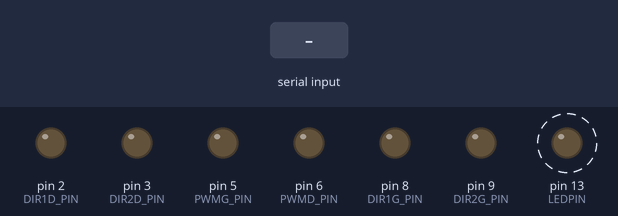
Bench run of a sketch on a simulated Arduino Uno, built with avr-gcc and run on an emulated ATmega328P. Shown: output pins drawn as LEDs (lit = HIGH). Dashed ring = blinking. Inputs (shaded band) come from the test bench.

Above: at 1.7 s.
2.5 s: "1" received over the second serial link
At 3.12 s:
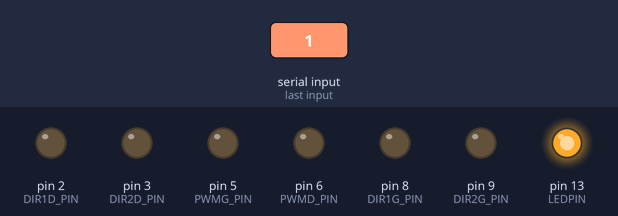
At 3.7 s:
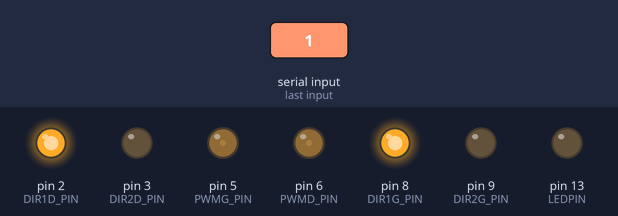
Timing chart, 0 to 12.0 s (numbered marks = the images above; inputs shaded):
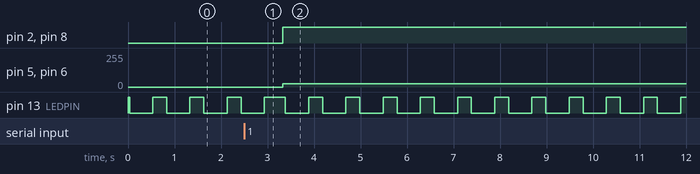

The sketch:

voiture1.ino
```cpp
#include <SoftwareSerial.h>
#define ACCELERE 49 // '1'
#define RALENTI  50
#define STOP     51
#define AVANT    52
#define ARRIERE  53
#define GAUCHE   54
#define DROITE   55
#define VITESSE_MAX 100
#define DIRECT_MAX 10

// VITESSE ET SENSMOTEUR
#define PWMG_PIN     5
#define PWMD_PIN     6
#define DIR1G_PIN    8
#define DIR2G_PIN    9
#define DIR1D_PIN    2
#define DIR2D_PIN    3
#define LEDPIN       13
SoftwareSerial SerialVoiture(10, 11); // RX, TX
int BluetoothData;
int vitesse=0;
int sens=1;
int direct=0;
void setup() {
  SerialVoiture.begin(9600);
  pinMode(LEDPIN, OUTPUT);
  pinMode(PWMG_PIN, OUTPUT);
  pinMode(PWMD_PIN, OUTPUT);
  pinMode(DIR1G_PIN, OUTPUT);
  pinMode(DIR2G_PIN, OUTPUT);
  pinMode(DIR1D_PIN, OUTPUT);
  pinMode(DIR2D_PIN, OUTPUT);
  digitalWrite(LEDPIN, HIGH);
  SerialVoiture.println("Voiture prête !");
  SerialVoiture.print("Vitesse : ");
  SerialVoiture.println(vitesse);

}

void majVitessesMoteurs()
{
  int sensMoteurGauche;
  int sensMoteurDroit;
  int vitesseMoteurGauche;
  int vitesseMoteurDroit;


  vitesseMoteurGauche=int(sens*(vitesse+direct)*255/VITESSE_MAX);
  vitesseMoteurDroit=int(sens*(vitesse-direct)*255/VITESSE_MAX);
  sensMoteurGauche=((vitesseMoteurGauche>=0)?1:-1);
  sensMoteurDroit=((vitesseMoteurDroit>=0)?1:-1);
  analogWrite(PWMG_PIN,vitesseMoteurGauche*sensMoteurGauche);
  analogWrite(PWMD_PIN,vitesseMoteurDroit*sensMoteurDroit);
  digitalWrite(DIR1G_PIN,((sensMoteurGauche==1) ? HIGH : LOW));
  digitalWrite(DIR2G_PIN,((sensMoteurGauche==1) ? LOW : HIGH));
  digitalWrite(DIR1D_PIN,((sensMoteurDroit==1) ? HIGH : LOW));
  digitalWrite(DIR2D_PIN,((sensMoteurDroit==1) ? LOW : HIGH));

  SerialVoiture.println("Moteur gauche -> pin " + String(PWMG_PIN) + " : " + String(vitesseMoteurGauche*sensMoteurGauche));
  SerialVoiture.println("Moteur droit -> pin " + String(PWMD_PIN) + " : " + String(vitesseMoteurDroit*sensMoteurDroit));
}

void loop() {
  if (SerialVoiture.available()) {
    BluetoothData = SerialVoiture.read();
    SerialVoiture.print("Message reçu : ");
    SerialVoiture.println(BluetoothData);
    if (BluetoothData == ACCELERE) {
      SerialVoiture.println("Accélération !");
      vitesse+=10;
      vitesse=((vitesse>=VITESSE_MAX)?VITESSE_MAX:vitesse);
    }
    if (BluetoothData == RALENTI) {
      SerialVoiture.println("Décélération !");
      vitesse=((--vitesse >= 0) ?vitesse:0);
    }
    if (BluetoothData == STOP) {
      SerialVoiture.println("Stop !");
      vitesse=0;
    }
    if (BluetoothData == AVANT) {
      SerialVoiture.println("Marche avant !");
      sens=1;
    }
    if (BluetoothData == ARRIERE) {
      SerialVoiture.println("Marche arrière !");
      sens=-1;
    }
    if (BluetoothData == GAUCHE) {
      SerialVoiture.println("Gauche !");
      direct=((--direct<=-DIRECT_MAX)?-DIRECT_MAX:direct);
    }
    if (BluetoothData == DROITE) {
      SerialVoiture.println("Droite !");
      direct=((++direct>=DIRECT_MAX)?DIRECT_MAX:direct);
    }

    SerialVoiture.print("Vitesse : ");
    SerialVoiture.println(vitesse);
    SerialVoiture.print("Sens : ");
    SerialVoiture.println(((sens==1)?"Marche avant":"Marche arrière"));
    SerialVoiture.print("Direction : ");
    SerialVoiture.println(direct);
    majVitessesMoteurs();

   }
    digitalWrite(LEDPIN, LOW);
    delay(500);
    digitalWrite(LEDPIN, HIGH);
    delay(300);

}
```

Measured:
- after the input at 2.5 s, pin 2 (DIR1D_PIN), pin 8 (DIR1G_PIN): LOW → HIGH after 0.83 s; pin 5 (PWMG_PIN), pin 6 (PWMD_PIN): 0/255 → 25/255 after 0.83 s
- by itself, pin 13 (LEDPIN): repeats every 0.80 s: LOW 0.50 s, HIGH 0.30 s
